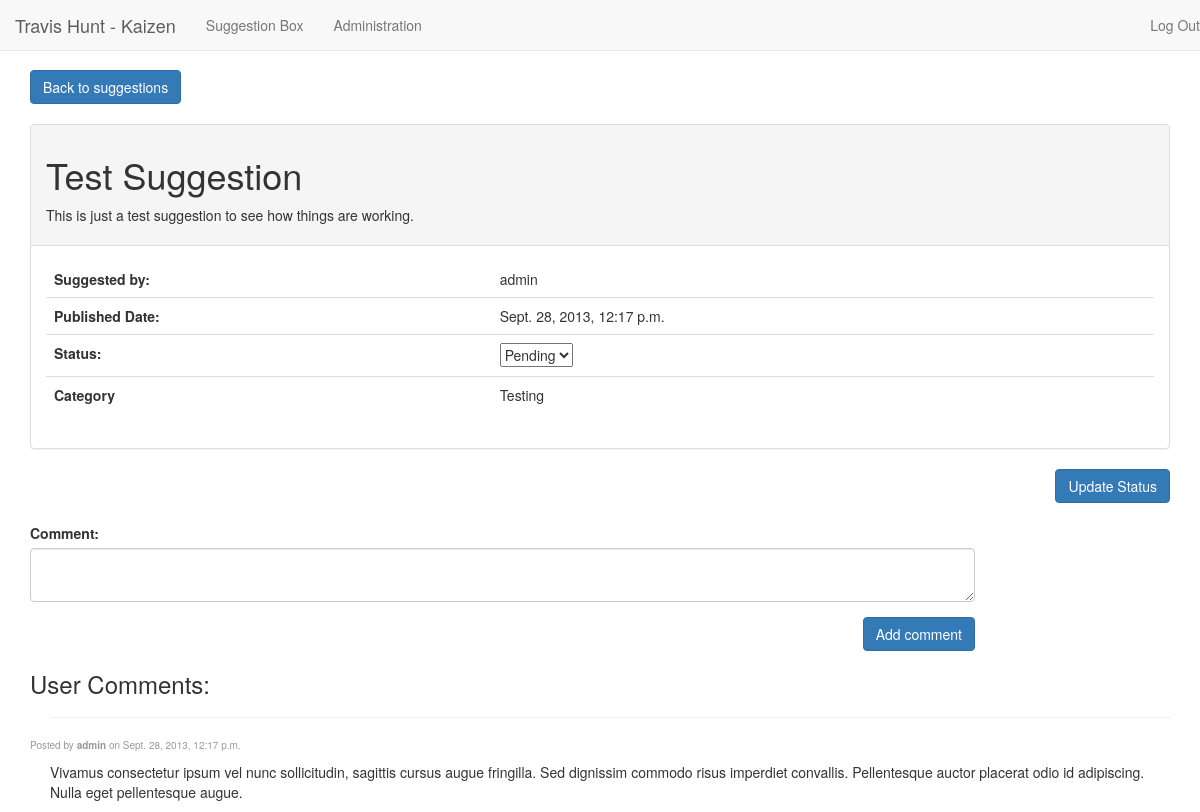
Before: /detail/1/ (signed in) with the older database file.
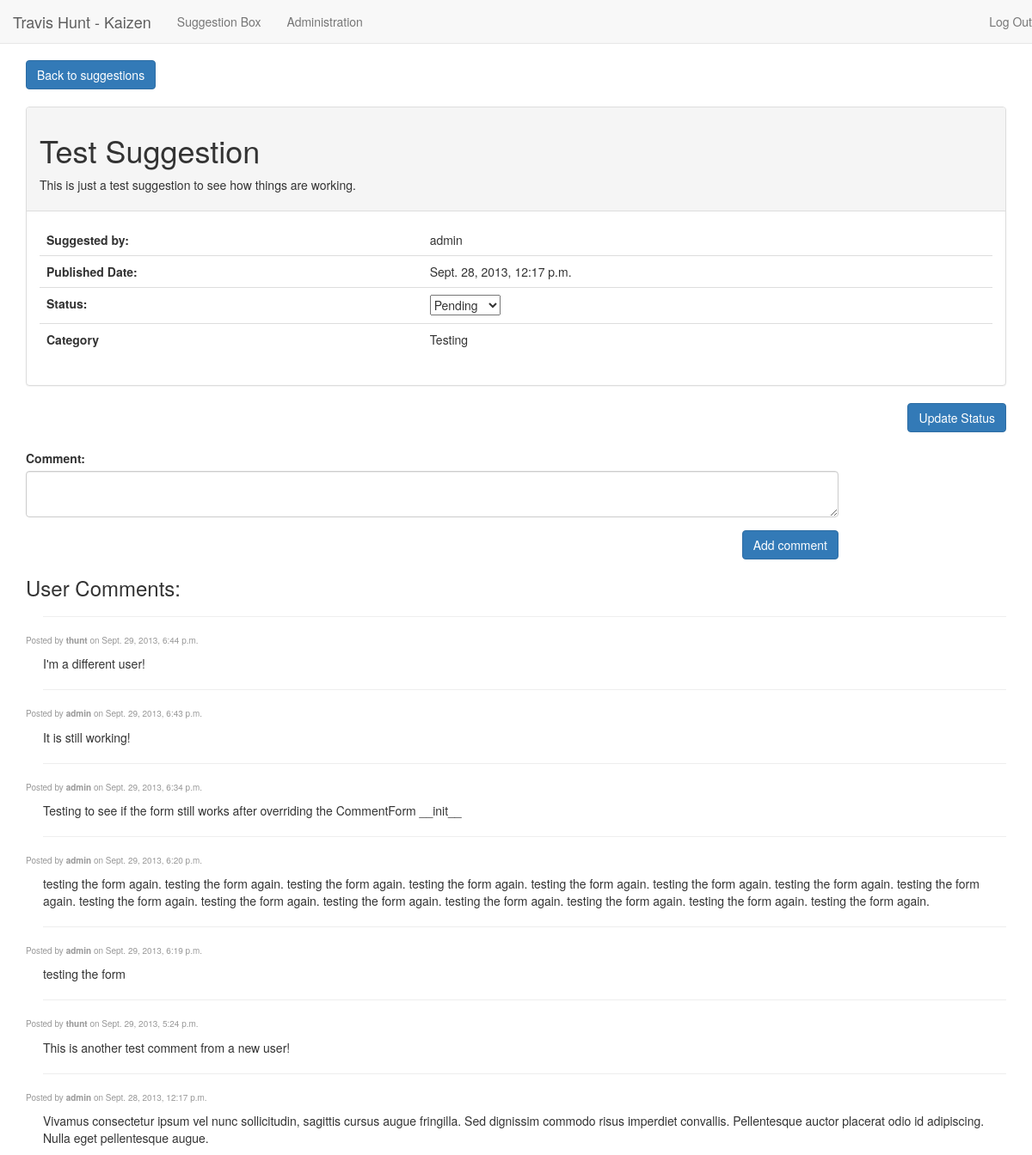
After: the same page with the newer database file.
### suggestionbox/models.py (models this page shows, shortened)
class Suggestion(models.Model):
    user = models.ForeignKey(User)
    title = models.CharField(max_length=100)
    description = models.TextField()
    pub_date = models.DateTimeField(auto_now_add=True)
    status = models.ForeignKey('Status')
    category = models.ForeignKey('Category')

class Category(models.Model):
    title = models.CharField(max_length=100)
    description = models.TextField()
    def __unicode__(self):
        return self.title
    class Meta:
        verbose_name_plural = 'categories'

class Comment(models.Model):
    comment = models.TextField()
    user = models.ForeignKey(User)
    pub_date = models.DateTimeField(auto_now_add=True)
    sid = models.ForeignKey(Suggestion)

### suggestionbox/views.py (the view)
# urls.py: url(r'^detail/(?P<suggestion_id>\d+)/$', views.detail, name='detail'),
@login_required
def detail(request, suggestion_id):
	suggestion = get_object_or_404(Suggestion, pk=suggestion_id)
	comments = Comment.objects.all().filter(sid=suggestion_id).order_by('-pub_date')
	currentStatus = get_object_or_404(Status, title=suggestion.status)
	statusForm = StatusForm(initial = {'status': currentStatus.pk })
	commentForm = CommentForm()
	context = {
			'suggestion': suggestion,
			'commentForm': commentForm,
			'statusForm': statusForm,
			'comments': comments,
	}
	return render(request, 'suggestionbox/detail.html', context)

### suggestionbox/models.py
class CommentForm(ModelForm):
	class Meta:
		model = Comment
		fields = ['comment']
	def __init__(self, *args, **kwargs):
		super(CommentForm, self).__init__(*args, **kwargs)
		self.fields['comment'].widget.attrs['class'] = "form-control"
		self.fields['comment'].widget.attrs['rows'] = "2"

class StatusForm(ModelForm):
	status = ModelChoiceField(queryset=Status.objects.all(), empty_label=None)
	def __init__(self, *args, **kwargs):
		super(StatusForm, self).__init__(*args, **kwargs)
	class Meta:
		model = Status
		fields = ['status']

### suggestionbox/models.py (called while the page is built)
    def __unicode__(self):
        return self.title

### suggestionbox/templates/suggestionbox/detail.html (shortened to what this page needs)
{% extends 'base.html' %}
{% block content %}
	<a href="{% url 'suggestionbox:index' %}" class="btn btn-primary">Back to suggestions</a>
	<br>
	<br>
	<div class="panel panel-default">
		<div class="panel-heading">
			<h1>{{ suggestion.title }}</h1>
			<p>{{ suggestion.description }}</p>
		</div>
		<div class="panel-body">
		{% if user.is_staff %}
			<form action="{% url 'suggestionbox:updateStatus' suggestion.id %}" method="post" id="updateStatus" name="updateStatus">
		{% endif %}
			<table class="table">
				<tr style="border: 0px">
					<th style="border: 0px">Suggested by:</th>
					<td style="border: 0px">{{ suggestion.user }}</td>
				</tr>
				<tr>
					<th>Published Date:</th>
					<td>{{ suggestion.pub_date }}</td>
				</tr>
				{% if user.is_staff %}
					{{ statusForm.as_table }}
				{% else %}
					<tr>
						<th>Status:</th>
						<td>{{ suggestion.status}}</td>
					</tr>
				{% endif %}
				<tr>
					<th>Category</th>
					<td>{{ suggestion.category }}</td>
				</tr>
			</table>
		</div>
	</div>
	{% if user.is_staff %}
		<div class="clearfix">
			<button type="submit" class="btn btn-primary pull-right">Update Status</button>
		</div>
		<br>
	{% endif %}
	<form method="POST" action="{% url 'suggestionbox:addComment' suggestion.id %}" class="form-horizontal" role="form">
		<div class="form-group">
			<div class="col-lg-10">
				{{commentForm}}
		</div>
		</div>
		<div class="form-group">
			<div class="col-lg-10 clearfix">
				<button type="submit" class="btn btn-primary pull-right">Add comment</button>
			</div>
		</div>
	</form>
	{% if comments %}
		<h3 style="margin-bottom: 0">User Comments:</h3>
		{% for comment in comments %}
			<hr style="margin-left: 20px">
			<p style="color:#999999; font-size: 10px">Posted by <strong>{{ comment.user }}</strong> on {{ comment.pub_date }}</p>
			<p style="padding-left: 20px;">{{ comment.comment }}</p>
		{% endfor %}
	{% else %}
		<h3>No comments yet.  Be the first!</h3>
	{% endif %}
{% endblock %}

### kaizen/templates/base.html (shortened to what this page needs)
<!DOCTYPE html>
<html>
    <head>
        <link rel="stylesheet" href="http://netdna.bootstrapcdn.com/bootstrap/3.0.0/css/bootstrap.min.css">
    </head>
    <body>
        <div class="container">
            <div class="navbar navbar-default navbar-fixed-top">
                <a class="navbar-brand" href="/">Travis Hunt - Kaizen</a>
                <ul class="nav navbar-nav">
                    <li><a href="/">Suggestion Box</a></li>
                	{% if user.is_authenticated %}
                    	<li><a href="/admin/">Administration</a></li>
                    {% endif %}
				</ul>
                <ul class="nav navbar-nav navbar-right">
                    {% if user.is_authenticated %}
                    <li><a href="{% url 'auth_logout' %}"> Log Out</a></li>
                    {% else %}
                   <li><a href="{% url 'auth_login' %}"><span class="glyphicon glyphicon-user"></span> Log In</a></li>
					<li><a href="/accounts/register/">Register</a></li>
                    {% endif %}
                </ul>
            </div>
            <div class="body-content">
				{% block content %}
                {% endblock %}
			</div>
		</div>
	</body>
<html>

### kaizen/templates/base.html (style rules this page uses)
body { padding-top: 70px; }

Changed rows visible on the page:
added Comment: user "thunt", pub_date "Sept. 29, 2013, 6:44 p.m.", comment "I'm a different user!"
added Comment: user "admin", pub_date "Sept. 29, 2013, 6:43 p.m.", comment "It is still working!"
added Comment: user "admin", pub_date "Sept. 29, 2013, 6:34 p.m.", comment "Testing to see if the form still works after overriding the CommentForm __init__"
added Comment: user "admin", pub_date "Sept. 29, 2013, 6:20 p.m.", comment "testing the form again. testing the form again. testing the form again. testing the form again. testing the form again. testing the form again. testing the form again. testing the form again. testing the form again. testing the form again. testing the form again. testing the form again. testing the form again. testing the form again. testing the form again."
added Comment: user "admin", pub_date "Sept. 29, 2013, 6:19 p.m.", comment "testing the form"
added Comment: user "thunt", pub_date "Sept. 29, 2013, 5:24 p.m.", comment "This is another test comment from a new user!"
